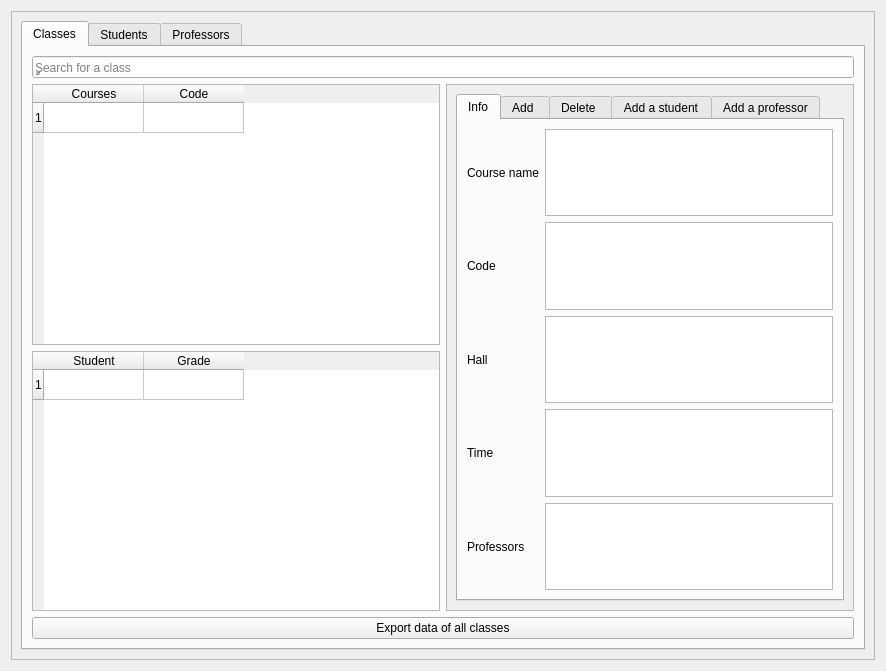
<?xml version="1.0" encoding="UTF-8"?>
<ui version="4.0">
 <class>Dashboard</class>
 <widget class="QDialog" name="Dashboard">
  <property name="geometry">
   <rect>
    <x>0</x>
    <y>0</y>
    <width>886</width>
    <height>671</height>
   </rect>
  </property>
  <property name="windowTitle">
   <string>Dialog</string>
  </property>
  <layout class="QGridLayout" name="gridLayout">
   <item row="0" column="0">
    <widget class="QScrollArea" name="scrollArea">
     <property name="sizePolicy">
      <sizepolicy hsizetype="Preferred" vsizetype="Preferred">
       <horstretch>0</horstretch>
       <verstretch>0</verstretch>
      </sizepolicy>
     </property>
     <property name="widgetResizable">
      <bool>true</bool>
     </property>
     <widget class="QWidget" name="scrollAreaWidgetContents_5">
      <property name="geometry">
       <rect>
        <x>0</x>
        <y>0</y>
        <width>866</width>
        <height>651</height>
       </rect>
      </property>
      <layout class="QGridLayout" name="gridLayout_3">
       <item row="0" column="1">
        <widget class="QTabWidget" name="tabWidget_dashboard">
         <property name="sizePolicy">
          <sizepolicy hsizetype="Preferred" vsizetype="Preferred">
           <horstretch>0</horstretch>
           <verstretch>0</verstretch>
          </sizepolicy>
         </property>
         <property name="tabPosition">
          <enum>QTabWidget::North</enum>
         </property>
         <property name="tabShape">
          <enum>QTabWidget::Rounded</enum>
         </property>
         <property name="currentIndex">
          <number>0</number>
         </property>
         <property name="tabsClosable">
          <bool>false</bool>
         </property>
         <property name="movable">
          <bool>false</bool>
         </property>
         <property name="tabBarAutoHide">
          <bool>false</bool>
         </property>
         <widget class="QWidget" name="Classes_tab">
          <attribute name="title">
           <string>Classes</string>
          </attribute>
          <layout class="QGridLayout" name="gridLayout_2">
           <item row="1" column="0">
            <layout class="QVBoxLayout" name="verticalLayout">
             <item>
              <widget class="QTableWidget" name="tableWidget_classes">
               <row>
                <property name="text">
                 <string>1</string>
                </property>
               </row>
               <column>
                <property name="text">
                 <string>Courses</string>
                </property>
               </column>
               <column>
                <property name="text">
                 <string>Code</string>
                </property>
               </column>
              </widget>
             </item>
             <item>
              <widget class="QTableWidget" name="tableWidget_class_students">
               <row>
                <property name="text">
                 <string>1</string>
                </property>
               </row>
               <column>
                <property name="text">
                 <string>Student</string>
                </property>
               </column>
               <column>
                <property name="text">
                 <string>Grade</string>
                </property>
               </column>
              </widget>
             </item>
            </layout>
           </item>
           <item row="1" column="1">
            <widget class="QScrollArea" name="scrollArea_4">
             <property name="widgetResizable">
              <bool>true</bool>
             </property>
             <widget class="QWidget" name="scrollAreaWidgetContents_8">
              <property name="geometry">
               <rect>
                <x>0</x>
                <y>0</y>
                <width>408</width>
                <height>523</height>
               </rect>
              </property>
              <layout class="QGridLayout" name="gridLayout_12">
               <item row="0" column="0">
                <widget class="QTabWidget" name="Classes_sidetab">
                 <property name="currentIndex">
                  <number>0</number>
                 </property>
                 <widget class="QWidget" name="tab_24">
                  <attribute name="title">
                   <string>Info</string>
                  </attribute>
                  <layout class="QGridLayout" name="gridLayout_14">
                   <item row="0" column="0">
                    <widget class="QLabel" name="label_8">
                     <property name="text">
                      <string>Course name</string>
                     </property>
                    </widget>
                   </item>
                   <item row="0" column="1">
                    <widget class="QPlainTextEdit" name="plainTextEdit"/>
                   </item>
                   <item row="1" column="0">
                    <widget class="QLabel" name="label_9">
                     <property name="text">
                      <string>Code</string>
                     </property>
                    </widget>
                   </item>
                   <item row="1" column="1">
                    <widget class="QTextEdit" name="textEdit_4"/>
                   </item>
                   <item row="2" column="0">
                    <widget class="QLabel" name="label_10">
                     <property name="text">
                      <string>Hall</string>
                     </property>
                    </widget>
                   </item>
                   <item row="2" column="1">
                    <widget class="QTextEdit" name="textEdit_5"/>
                   </item>
                   <item row="3" column="0">
                    <widget class="QLabel" name="label_11">
                     <property name="text">
                      <string>Time</string>
                     </property>
                    </widget>
                   </item>
                   <item row="3" column="1">
                    <widget class="QTextEdit" name="textEdit_6"/>
                   </item>
                   <item row="4" column="0">
                    <widget class="QLabel" name="label_12">
                     <property name="text">
                      <string>Professors</string>
                     </property>
                    </widget>
                   </item>
                   <item row="4" column="1">
                    <widget class="QTextEdit" name="textEdit_Professors_for_class"/>
                   </item>
                  </layout>
                 </widget>
                 <widget class="QWidget" name="tab_25">
                  <attribute name="title">
                   <string>Add </string>
                  </attribute>
                  <layout class="QGridLayout" name="gridLayout_9">
                   <item row="0" column="2">
                    <widget class="QLineEdit" name="lineEdit_add_class_name"/>
                   </item>
                   <item row="0" column="0" colspan="2">
                    <widget class="QLabel" name="label_3">
                     <property name="text">
                      <string>Name</string>
                     </property>
                    </widget>
                   </item>
                   <item row="3" column="0">
                    <widget class="QLabel" name="label_5">
                     <property name="text">
                      <string>Time</string>
                     </property>
                    </widget>
                   </item>
                   <item row="2" column="0">
                    <widget class="QLabel" name="label_6">
                     <property name="text">
                      <string>Hall</string>
                     </property>
                    </widget>
                   </item>
                   <item row="3" column="2">
                    <widget class="QLineEdit" name="lineEdit_add_time"/>
                   </item>
                   <item row="1" column="0">
                    <widget class="QLabel" name="label_4">
                     <property name="text">
                      <string>Code</string>
                     </property>
                    </widget>
                   </item>
                   <item row="1" column="2">
                    <widget class="QLineEdit" name="lineEdit_add_class_code"/>
                   </item>
                   <item row="2" column="2">
                    <widget class="QLineEdit" name="lineEdit_add_hall"/>
                   </item>
                   <item row="5" column="0" colspan="3">
                    <widget class="QPushButton" name="pushButton">
                     <property name="text">
                      <string>Add</string>
                     </property>
                    </widget>
                   </item>
                   <item row="4" column="0" colspan="3">
                    <spacer name="verticalSpacer_5">
                     <property name="orientation">
                      <enum>Qt::Vertical</enum>
                     </property>
                     <property name="sizeHint" stdset="0">
                      <size>
                       <width>20</width>
                       <height>40</height>
                      </size>
                     </property>
                    </spacer>
                   </item>
                  </layout>
                 </widget>
                 <widget class="QWidget" name="tab_32">
                  <attribute name="title">
                   <string>Delete </string>
                  </attribute>
                  <layout class="QGridLayout" name="gridLayout_13">
                   <item row="2" column="0">
                    <widget class="QPushButton" name="pushButton_Delete_course">
                     <property name="text">
                      <string>Delete</string>
                     </property>
                    </widget>
                   </item>
                   <item row="0" column="0">
                    <layout class="QHBoxLayout" name="horizontalLayout_2">
                     <item>
                      <widget class="QLabel" name="label_7">
                       <property name="text">
                        <string>Course name</string>
                       </property>
                      </widget>
                     </item>
                     <item>
                      <widget class="QLineEdit" name="lineEdit_Delete_course"/>
                     </item>
                    </layout>
                   </item>
                   <item row="1" column="0">
                    <spacer name="verticalSpacer_6">
                     <property name="orientation">
                      <enum>Qt::Vertical</enum>
                     </property>
                     <property name="sizeHint" stdset="0">
                      <size>
                       <width>20</width>
                       <height>40</height>
                      </size>
                     </property>
                    </spacer>
                   </item>
                  </layout>
                 </widget>
                 <widget class="QWidget" name="tab_2">
                  <attribute name="title">
                   <string>Add a student</string>
                  </attribute>
                  <layout class="QGridLayout" name="gridLayout_10">
                   <item row="0" column="0">
                    <widget class="QLabel" name="label_22">
                     <property name="text">
                      <string>Course name</string>
                     </property>
                    </widget>
                   </item>
                   <item row="3" column="1">
                    <widget class="QLineEdit" name="lineEdit_Add_grade_to_course_2"/>
                   </item>
                   <item row="5" column="0" colspan="2">
                    <layout class="QHBoxLayout" name="horizontalLayout_8">
                     <item>
                      <widget class="QPushButton" name="pushButton_Save_student">
                       <property name="text">
                        <string>Save</string>
                       </property>
                      </widget>
                     </item>
                     <item>
                      <widget class="QPushButton" name="pushButton_Cancel_student">
                       <property name="text">
                        <string>Cancel</string>
                       </property>
                      </widget>
                     </item>
                    </layout>
                   </item>
                   <item row="3" column="0">
                    <widget class="QLabel" name="label_21">
                     <property name="text">
                      <string>Grade</string>
                     </property>
                    </widget>
                   </item>
                   <item row="1" column="0">
                    <widget class="QLabel" name="label_13">
                     <property name="text">
                      <string>First name</string>
                     </property>
                    </widget>
                   </item>
                   <item row="2" column="1">
                    <widget class="QLineEdit" name="lineEdit_Add_student_last_name_to_course"/>
                   </item>
                   <item row="2" column="0">
                    <widget class="QLabel" name="label_14">
                     <property name="text">
                      <string>Last Name</string>
                     </property>
                    </widget>
                   </item>
                   <item row="1" column="1">
                    <widget class="QLineEdit" name="lineEdit_Add_student_first_name_to_course"/>
                   </item>
                   <item row="0" column="1">
                    <widget class="QLineEdit" name="lineEdit_Add_student_to_course"/>
                   </item>
                   <item row="4" column="1">
                    <spacer name="verticalSpacer_2">
                     <property name="orientation">
                      <enum>Qt::Vertical</enum>
                     </property>
                     <property name="sizeHint" stdset="0">
                      <size>
                       <width>20</width>
                       <height>40</height>
                      </size>
                     </property>
                    </spacer>
                   </item>
                  </layout>
                 </widget>
                 <widget class="QWidget" name="tab_3">
                  <attribute name="title">
                   <string>Add a professor</string>
                  </attribute>
                  <layout class="QGridLayout" name="gridLayout_15">
                   <item row="2" column="1">
                    <widget class="QLineEdit" name="lineEdit_Professor_last_name_to_course"/>
                   </item>
                   <item row="0" column="0">
                    <widget class="QLabel" name="label_23">
                     <property name="text">
                      <string>Course Name</string>
                     </property>
                    </widget>
                   </item>
                   <item row="0" column="1">
                    <widget class="QLineEdit" name="lineEdit_Professor__to_course"/>
                   </item>
                   <item row="2" column="0">
                    <widget class="QLabel" name="label_24">
                     <property name="text">
                      <string>Last name</string>
                     </property>
                    </widget>
                   </item>
                   <item row="1" column="0">
                    <widget class="QLabel" name="label_15">
                     <property name="text">
                      <string>First name</string>
                     </property>
                    </widget>
                   </item>
                   <item row="4" column="0" colspan="2">
                    <layout class="QHBoxLayout" name="horizontalLayout">
                     <item>
                      <widget class="QPushButton" name="pushButton_Save_professor">
                       <property name="text">
                        <string>Save</string>
                       </property>
                      </widget>
                     </item>
                     <item>
                      <widget class="QPushButton" name="pushButton_Cancel_professor">
                       <property name="text">
                        <string>Cancel</string>
                       </property>
                      </widget>
                     </item>
                    </layout>
                   </item>
                   <item row="1" column="1">
                    <widget class="QLineEdit" name="lineEdit_Professor_first_name_to_course"/>
                   </item>
                   <item row="3" column="0" colspan="2">
                    <spacer name="verticalSpacer">
                     <property name="orientation">
                      <enum>Qt::Vertical</enum>
                     </property>
                     <property name="sizeHint" stdset="0">
                      <size>
                       <width>20</width>
                       <height>40</height>
                      </size>
                     </property>
                    </spacer>
                   </item>
                  </layout>
                 </widget>
                </widget>
               </item>
              </layout>
             </widget>
            </widget>
           </item>
           <item row="2" column="0" colspan="2">
            <widget class="QPushButton" name="pushButto_exportClasses">
             <property name="text">
              <string>Export data of all classes</string>
             </property>
            </widget>
           </item>
           <item row="0" column="0" colspan="2">
            <widget class="QLineEdit" name="lineEdit_search_class">
             <property name="sizePolicy">
              <sizepolicy hsizetype="Preferred" vsizetype="Fixed">
               <horstretch>0</horstretch>
               <verstretch>0</verstretch>
              </sizepolicy>
             </property>
             <property name="dragEnabled">
              <bool>false</bool>
             </property>
             <property name="readOnly">
              <bool>false</bool>
             </property>
             <property name="placeholderText">
              <string>ٍٍSearch for a class</string>
             </property>
            </widget>
           </item>
          </layout>
         </widget>
         <widget class="QWidget" name="Student_tab">
          <attribute name="title">
           <string>Students</string>
          </attribute>
          <layout class="QGridLayout" name="gridLayout_11">
           <item row="1" column="0">
            <layout class="QVBoxLayout" name="verticalLayout_3">
             <item>
              <widget class="QTableWidget" name="tableWidget_students">
               <property name="sortingEnabled">
                <bool>false</bool>
               </property>
               <row>
                <property name="text">
                 <string>1</string>
                </property>
               </row>
               <column>
                <property name="text">
                 <string>Name</string>
                </property>
               </column>
              </widget>
             </item>
             <item>
              <widget class="QTableWidget" name="tableWidget_Course_grade">
               <row>
                <property name="text">
                 <string>1</string>
                </property>
               </row>
               <column>
                <property name="text">
                 <string>Course</string>
                </property>
               </column>
               <column>
                <property name="text">
                 <string>Grade</string>
                </property>
               </column>
              </widget>
             </item>
            </layout>
           </item>
           <item row="2" column="0" colspan="2">
            <layout class="QHBoxLayout" name="horizontalLayout_6">
             <item>
              <widget class="QPushButton" name="pushButton_exportStudents">
               <property name="text">
                <string>Export data of all students</string>
               </property>
              </widget>
             </item>
            </layout>
           </item>
           <item row="1" column="1">
            <widget class="QScrollArea" name="scrollArea_3">
             <property name="widgetResizable">
              <bool>true</bool>
             </property>
             <widget class="QWidget" name="scrollAreaWidgetContents_7">
              <property name="geometry">
               <rect>
                <x>0</x>
                <y>0</y>
                <width>408</width>
                <height>521</height>
               </rect>
              </property>
              <layout class="QGridLayout" name="gridLayout_4">
               <item row="0" column="1">
                <widget class="QTabWidget" name="Students_sidetab">
                 <property name="currentIndex">
                  <number>3</number>
                 </property>
                 <widget class="QWidget" name="tab_28">
                  <attribute name="title">
                   <string>Info</string>
                  </attribute>
                  <layout class="QGridLayout" name="gridLayout_16">
                   <item row="0" column="0">
                    <widget class="QLabel" name="label_29">
                     <property name="text">
                      <string>First name</string>
                     </property>
                    </widget>
                   </item>
                   <item row="0" column="1">
                    <widget class="QPlainTextEdit" name="plainTextEdit_3"/>
                   </item>
                   <item row="1" column="0">
                    <widget class="QLabel" name="label_30">
                     <property name="text">
                      <string>Second name</string>
                     </property>
                    </widget>
                   </item>
                   <item row="1" column="1">
                    <widget class="QTextEdit" name="textEdit_12"/>
                   </item>
                   <item row="2" column="0">
                    <widget class="QLabel" name="label_31">
                     <property name="text">
                      <string>Age</string>
                     </property>
                    </widget>
                   </item>
                   <item row="2" column="1">
                    <widget class="QTextEdit" name="textEdit_13"/>
                   </item>
                   <item row="3" column="0">
                    <widget class="QLabel" name="label_32">
                     <property name="text">
                      <string>Mobile</string>
                     </property>
                    </widget>
                   </item>
                   <item row="3" column="1">
                    <widget class="QTextEdit" name="textEdit_14"/>
                   </item>
                   <item row="4" column="0">
                    <widget class="QLabel" name="label_33">
                     <property name="text">
                      <string>Email</string>
                     </property>
                    </widget>
                   </item>
                   <item row="4" column="1">
                    <widget class="QTextEdit" name="textEdit_15"/>
                   </item>
                  </layout>
                 </widget>
                 <widget class="QWidget" name="tab_29">
                  <attribute name="title">
                   <string>Add </string>
                  </attribute>
                  <layout class="QGridLayout" name="gridLayout_8">
                   <item row="0" column="1">
                    <widget class="QLineEdit" name="lineEdit_student_first_name"/>
                   </item>
                   <item row="2" column="1">
                    <widget class="QLineEdit" name="lineEdit_student_age"/>
                   </item>
                   <item row="1" column="1">
                    <widget class="QLineEdit" name="lineEdit_student_last_name"/>
                   </item>
                   <item row="0" column="0">
                    <widget class="QLabel" name="label_34">
                     <property name="text">
                      <string>First name</string>
                     </property>
                    </widget>
                   </item>
                   <item row="4" column="0">
                    <widget class="QLabel" name="label_42">
                     <property name="text">
                      <string>Mobile</string>
                     </property>
                    </widget>
                   </item>
                   <item row="7" column="0" colspan="2">
                    <layout class="QHBoxLayout" name="horizontalLayout_9">
                     <item>
                      <widget class="QPushButton" name="pushButton_Add_student">
                       <property name="text">
                        <string>Add</string>
                       </property>
                      </widget>
                     </item>
                     <item>
                      <widget class="QPushButton" name="pushButton_cancel_adding_student">
                       <property name="text">
                        <string>Cancel</string>
                       </property>
                      </widget>
                     </item>
                    </layout>
                   </item>
                   <item row="4" column="1">
                    <widget class="QLineEdit" name="lineEdit_student_mobile"/>
                   </item>
                   <item row="2" column="0">
                    <widget class="QLabel" name="label_36">
                     <property name="text">
                      <string>Age</string>
                     </property>
                    </widget>
                   </item>
                   <item row="5" column="1">
                    <widget class="QLineEdit" name="lineEdit_student_grade"/>
                   </item>
                   <item row="1" column="0">
                    <widget class="QLabel" name="label_37">
                     <property name="text">
                      <string>Second name</string>
                     </property>
                    </widget>
                   </item>
                   <item row="3" column="0">
                    <widget class="QLabel" name="label_35">
                     <property name="text">
                      <string>Email</string>
                     </property>
                    </widget>
                   </item>
                   <item row="5" column="0">
                    <widget class="QLabel" name="label_46">
                     <property name="text">
                      <string>Total grade</string>
                     </property>
                    </widget>
                   </item>
                   <item row="3" column="1">
                    <widget class="QLineEdit" name="lineEdit_student_email"/>
                   </item>
                   <item row="6" column="0" colspan="2">
                    <spacer name="verticalSpacer_3">
                     <property name="orientation">
                      <enum>Qt::Vertical</enum>
                     </property>
                     <property name="sizeHint" stdset="0">
                      <size>
                       <width>20</width>
                       <height>40</height>
                      </size>
                     </property>
                    </spacer>
                   </item>
                  </layout>
                 </widget>
                 <widget class="QWidget" name="tab_36">
                  <attribute name="title">
                   <string>Delete </string>
                  </attribute>
                  <layout class="QGridLayout" name="gridLayout_17">
                   <item row="0" column="0">
                    <widget class="QLabel" name="label_38">
                     <property name="text">
                      <string>First name</string>
                     </property>
                    </widget>
                   </item>
                   <item row="0" column="1">
                    <widget class="QLineEdit" name="lineEdit_delete_student_first_name"/>
                   </item>
                   <item row="1" column="1">
                    <widget class="QLineEdit" name="lineEdit_delete_student_last_name"/>
                   </item>
                   <item row="3" column="0" colspan="2">
                    <widget class="QPushButton" name="pushButton_Delete_student">
                     <property name="text">
                      <string>Delete</string>
                     </property>
                    </widget>
                   </item>
                   <item row="1" column="0">
                    <widget class="QLabel" name="label_47">
                     <property name="text">
                      <string>Second name</string>
                     </property>
                    </widget>
                   </item>
                   <item row="2" column="0" colspan="2">
                    <spacer name="verticalSpacer_8">
                     <property name="orientation">
                      <enum>Qt::Vertical</enum>
                     </property>
                     <property name="sizeHint" stdset="0">
                      <size>
                       <width>20</width>
                       <height>40</height>
                      </size>
                     </property>
                    </spacer>
                   </item>
                  </layout>
                 </widget>
                 <widget class="QWidget" name="tab_4">
                  <attribute name="title">
                   <string>Add a course</string>
                  </attribute>
                  <layout class="QGridLayout" name="gridLayout_18">
                   <item row="3" column="0">
                    <widget class="QLabel" name="label_50">
                     <property name="text">
                      <string>Grade</string>
                     </property>
                    </widget>
                   </item>
                   <item row="1" column="1">
                    <widget class="QLineEdit" name="lineEdit_add_course_to_student_second"/>
                   </item>
                   <item row="3" column="1">
                    <widget class="QLineEdit" name="lineEdit_add_course_grade"/>
                   </item>
                   <item row="0" column="1">
                    <widget class="QLineEdit" name="lineEdit_add_course_to_student_first"/>
                   </item>
                   <item row="1" column="0">
                    <widget class="QLabel" name="label_27">
                     <property name="text">
                      <string>Student second name</string>
                     </property>
                    </widget>
                   </item>
                   <item row="0" column="0">
                    <widget class="QLabel" name="label_26">
                     <property name="text">
                      <string>Student first name</string>
                     </property>
                    </widget>
                   </item>
                   <item row="2" column="1">
                    <widget class="QComboBox" name="comboBox_add_student_to_course"/>
                   </item>
                   <item row="2" column="0">
                    <widget class="QLabel" name="label_25">
                     <property name="text">
                      <string>Course</string>
                     </property>
                    </widget>
                   </item>
                   <item row="5" column="0" colspan="2">
                    <layout class="QHBoxLayout" name="horizontalLayout_5">
                     <item>
                      <widget class="QPushButton" name="pushButton_save_course_to_student">
                       <property name="text">
                        <string>Save</string>
                       </property>
                      </widget>
                     </item>
                     <item>
                      <widget class="QPushButton" name="pushButton_cancel_add_course_to_student">
                       <property name="text">
                        <string>Cancel</string>
                       </property>
                      </widget>
                     </item>
                    </layout>
                   </item>
                   <item row="4" column="0" colspan="2">
                    <spacer name="verticalSpacer_9">
                     <property name="orientation">
                      <enum>Qt::Vertical</enum>
                     </property>
                     <property name="sizeHint" stdset="0">
                      <size>
                       <width>20</width>
                       <height>40</height>
                      </size>
                     </property>
                    </spacer>
                   </item>
                  </layout>
                 </widget>
                </widget>
               </item>
              </layout>
             </widget>
            </widget>
           </item>
           <item row="0" column="0" colspan="2">
            <widget class="QLineEdit" name="lineEdit_search_student">
             <property name="placeholderText">
              <string>Search for a student</string>
             </property>
            </widget>
           </item>
          </layout>
         </widget>
         <widget class="QWidget" name="Professors_tab">
          <attribute name="title">
           <string>Professors</string>
          </attribute>
          <layout class="QGridLayout" name="gridLayout_6">
           <item row="0" column="0" colspan="4">
            <widget class="QLineEdit" name="lineEdit_search_professor">
             <property name="placeholderText">
              <string>Search for a professor</string>
             </property>
            </widget>
           </item>
           <item row="1" column="0" colspan="2">
            <layout class="QVBoxLayout" name="verticalLayout_4">
             <item>
              <widget class="QTableWidget" name="tableWidget_professors">
               <property name="sizePolicy">
                <sizepolicy hsizetype="Preferred" vsizetype="Preferred">
                 <horstretch>0</horstretch>
                 <verstretch>0</verstretch>
                </sizepolicy>
               </property>
               <row>
                <property name="text">
                 <string>1</string>
                </property>
               </row>
               <column>
                <property name="text">
                 <string>Name</string>
                </property>
               </column>
              </widget>
             </item>
             <item>
              <widget class="QTableWidget" name="tableWidget_professors_courses">
               <row>
                <property name="text">
                 <string>1</string>
                </property>
               </row>
               <column>
                <property name="text">
                 <string>Course</string>
                </property>
               </column>
              </widget>
             </item>
            </layout>
           </item>
           <item row="1" column="2" colspan="2">
            <widget class="QScrollArea" name="scrollArea_2">
             <property name="sizePolicy">
              <sizepolicy hsizetype="Preferred" vsizetype="Preferred">
               <horstretch>0</horstretch>
               <verstretch>0</verstretch>
              </sizepolicy>
             </property>
             <property name="widgetResizable">
              <bool>true</bool>
             </property>
             <widget class="QWidget" name="scrollAreaWidgetContents_6">
              <property name="geometry">
               <rect>
                <x>0</x>
                <y>0</y>
                <width>408</width>
                <height>523</height>
               </rect>
              </property>
              <layout class="QGridLayout" name="gridLayout_5">
               <item row="0" column="0">
                <widget class="QTabWidget" name="Professors_sidetab">
                 <property name="sizePolicy">
                  <sizepolicy hsizetype="Preferred" vsizetype="Preferred">
                   <horstretch>0</horstretch>
                   <verstretch>0</verstretch>
                  </sizepolicy>
                 </property>
                 <property name="currentIndex">
                  <number>0</number>
                 </property>
                 <widget class="QWidget" name="tab_20">
                  <attribute name="title">
                   <string>Info</string>
                  </attribute>
                  <layout class="QGridLayout" name="gridLayout_7">
                   <item row="0" column="0">
                    <widget class="QLabel" name="label">
                     <property name="text">
                      <string>Title</string>
                     </property>
                    </widget>
                   </item>
                   <item row="0" column="1">
                    <widget class="QPlainTextEdit" name="plainTextEdit_Prof_title"/>
                   </item>
                   <item row="1" column="0">
                    <widget class="QLabel" name="label_17">
                     <property name="text">
                      <string>First name</string>
                     </property>
                    </widget>
                   </item>
                   <item row="1" column="1">
                    <widget class="QPlainTextEdit" name="plainTextEdit_prof_first_name"/>
                   </item>
                   <item row="2" column="0">
                    <widget class="QLabel" name="label_18">
                     <property name="text">
                      <string>Second name</string>
                     </property>
                    </widget>
                   </item>
                   <item row="2" column="1">
                    <widget class="QPlainTextEdit" name="plainTextEdit_prof_second_name"/>
                   </item>
                   <item row="3" column="0">
                    <widget class="QLabel" name="label_16">
                     <property name="text">
                      <string>Age</string>
                     </property>
                    </widget>
                   </item>
                   <item row="3" column="1">
                    <widget class="QPlainTextEdit" name="plainTextEdit_Prof_age"/>
                   </item>
                   <item row="4" column="0">
                    <widget class="QLabel" name="label_2">
                     <property name="text">
                      <string>Mobile</string>
                     </property>
                    </widget>
                   </item>
                   <item row="4" column="1">
                    <widget class="QPlainTextEdit" name="plainTextEdit_Prof_mobile"/>
                   </item>
                   <item row="5" column="0">
                    <widget class="QLabel" name="label_19">
                     <property name="text">
                      <string>Email</string>
                     </property>
                    </widget>
                   </item>
                   <item row="5" column="1">
                    <widget class="QPlainTextEdit" name="plainTextEdit_Prof_email"/>
                   </item>
                  </layout>
                 </widget>
                 <widget class="QWidget" name="tab_21">
                  <attribute name="title">
                   <string>Add new</string>
                  </attribute>
                  <layout class="QGridLayout" name="gridLayout_20">
                   <item row="0" column="1">
                    <widget class="QLineEdit" name="lineEdit_Prof_title"/>
                   </item>
                   <item row="3" column="1">
                    <widget class="QLineEdit" name="lineEdit_Profage"/>
                   </item>
                   <item row="1" column="1">
                    <widget class="QLineEdit" name="lineEdit_Prof1stname"/>
                   </item>
                   <item row="5" column="0">
                    <widget class="QLabel" name="label_44">
                     <property name="text">
                      <string>Email</string>
                     </property>
                    </widget>
                   </item>
                   <item row="7" column="0" colspan="2">
                    <layout class="QHBoxLayout" name="horizontalLayout_3">
                     <item>
                      <widget class="QPushButton" name="pushButton_Save_new_professor">
                       <property name="text">
                        <string>Save</string>
                       </property>
                      </widget>
                     </item>
                     <item>
                      <widget class="QPushButton" name="pushButton_Cancel_new_professor">
                       <property name="text">
                        <string>Cancel</string>
                       </property>
                      </widget>
                     </item>
                    </layout>
                   </item>
                   <item row="2" column="1">
                    <widget class="QLineEdit" name="lineEdit_Prof2ndname"/>
                   </item>
                   <item row="5" column="1">
                    <widget class="QLineEdit" name="lineEdit_Profmail"/>
                   </item>
                   <item row="0" column="0">
                    <widget class="QLabel" name="label_45">
                     <property name="text">
                      <string>Title</string>
                     </property>
                    </widget>
                   </item>
                   <item row="2" column="0">
                    <widget class="QLabel" name="label_41">
                     <property name="text">
                      <string>Second name</string>
                     </property>
                    </widget>
                   </item>
                   <item row="4" column="0">
                    <widget class="QLabel" name="label_43">
                     <property name="text">
                      <string>Mobile</string>
                     </property>
                    </widget>
                   </item>
                   <item row="1" column="0">
                    <widget class="QLabel" name="label_40">
                     <property name="text">
                      <string>First name</string>
                     </property>
                    </widget>
                   </item>
                   <item row="3" column="0">
                    <widget class="QLabel" name="label_39">
                     <property name="text">
                      <string>Age</string>
                     </property>
                    </widget>
                   </item>
                   <item row="4" column="1">
                    <widget class="QLineEdit" name="lineEdit_Profmob"/>
                   </item>
                   <item row="6" column="1">
                    <spacer name="verticalSpacer_4">
                     <property name="orientation">
                      <enum>Qt::Vertical</enum>
                     </property>
                     <property name="sizeHint" stdset="0">
                      <size>
                       <width>20</width>
                       <height>40</height>
                      </size>
                     </property>
                    </spacer>
                   </item>
                  </layout>
                 </widget>
                 <widget class="QWidget" name="tab_34">
                  <attribute name="title">
                   <string>Delete professor</string>
                  </attribute>
                  <layout class="QGridLayout" name="gridLayout_21">
                   <item row="0" column="0">
                    <layout class="QHBoxLayout" name="horizontalLayout_4">
                     <item>
                      <widget class="QLabel" name="label_20">
                       <property name="text">
                        <string>Professor name</string>
                       </property>
                      </widget>
                     </item>
                     <item>
                      <widget class="QLineEdit" name="lineEdit_DeleteProf"/>
                     </item>
                    </layout>
                   </item>
                   <item row="2" column="0">
                    <widget class="QPushButton" name="pushButton_Delete_professor">
                     <property name="text">
                      <string>Delete</string>
                     </property>
                    </widget>
                   </item>
                   <item row="1" column="0">
                    <spacer name="verticalSpacer_7">
                     <property name="orientation">
                      <enum>Qt::Vertical</enum>
                     </property>
                     <property name="sizeHint" stdset="0">
                      <size>
                       <width>20</width>
                       <height>40</height>
                      </size>
                     </property>
                    </spacer>
                   </item>
                  </layout>
                 </widget>
                 <widget class="QWidget" name="tab_5">
                  <attribute name="title">
                   <string>Add a course</string>
                  </attribute>
                  <layout class="QGridLayout" name="gridLayout_19">
                   <item row="1" column="1">
                    <widget class="QLineEdit" name="lineEdit_add_course_to_prof_second"/>
                   </item>
                   <item row="4" column="0" colspan="2">
                    <layout class="QHBoxLayout" name="horizontalLayout_7">
                     <item>
                      <widget class="QPushButton" name="pushButton_save_course_to_prof">
                       <property name="text">
                        <string>Save</string>
                       </property>
                      </widget>
                     </item>
                     <item>
                      <widget class="QPushButton" name="pushButton_cancel_add_course_to_prof">
                       <property name="text">
                        <string>Cancel</string>
                       </property>
                      </widget>
                     </item>
                    </layout>
                   </item>
                   <item row="2" column="1">
                    <widget class="QComboBox" name="comboBox_add_prof_to_course"/>
                   </item>
                   <item row="1" column="0">
                    <widget class="QLabel" name="label_49">
                     <property name="text">
                      <string>professor second name</string>
                     </property>
                    </widget>
                   </item>
                   <item row="0" column="1">
                    <widget class="QLineEdit" name="lineEdit_add_course_to_prof_first"/>
                   </item>
                   <item row="0" column="0">
                    <widget class="QLabel" name="label_48">
                     <property name="text">
                      <string>professor first name</string>
                     </property>
                    </widget>
                   </item>
                   <item row="2" column="0">
                    <widget class="QLabel" name="label_28">
                     <property name="text">
                      <string>Course</string>
                     </property>
                    </widget>
                   </item>
                   <item row="3" column="1">
                    <spacer name="verticalSpacer_10">
                     <property name="orientation">
                      <enum>Qt::Vertical</enum>
                     </property>
                     <property name="sizeHint" stdset="0">
                      <size>
                       <width>20</width>
                       <height>40</height>
                      </size>
                     </property>
                    </spacer>
                   </item>
                  </layout>
                 </widget>
                </widget>
               </item>
              </layout>
             </widget>
            </widget>
           </item>
           <item row="2" column="0" colspan="4">
            <widget class="QPushButton" name="pushButton_exportProfessors">
             <property name="text">
              <string>Export data of all professors</string>
             </property>
            </widget>
           </item>
          </layout>
         </widget>
        </widget>
       </item>
      </layout>
     </widget>
    </widget>
   </item>
  </layout>
 </widget>
 <resources/>
 <connections/>
</ui>
